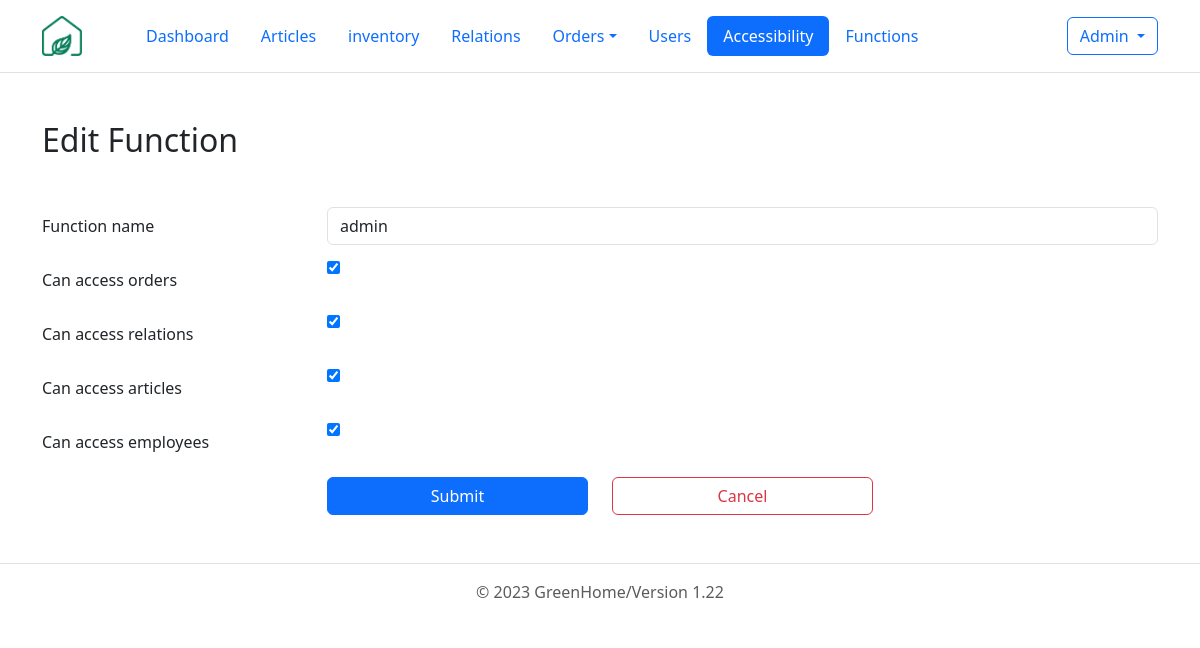
Screenshot of /php/accessibilities/GUI_accessibilityEditor.php?function_name=admin (signed in) with the database file from the repository.
### tables this page shows
CREATE TABLE accessibilities (
  function_name varchar(10) NOT NULL, 
  can_acces_orders tinyint(1) NOT NULL DEFAULT 0, 
  can_acces_relations tinyint(1) NOT NULL DEFAULT 0, 
  can_acces_articles tinyint(1) NOT NULL DEFAULT 0, 
  can_acces_employees tinyint(1) NOT NULL DEFAULT 0 
);

### php/accessibilities/GUI_accessibilityEditor.php (the view, shortened to what this page needs)
<?php
require_once '../include/db_connect.php';
$name = "";
$can_access_orders = "";
$can_access_relations = "";
$can_access_articles = "";
$can_access_employees = "";
if($_SERVER['REQUEST_METHOD'] == 'GET'){
    $function_name = $_GET["function_name"];
    $sql = "SELECT * FROM accessibilities WHERE function_name='$function_name'";
    $result = $connection->query($sql);
    $row = $result->fetch_assoc();
$name = $row["function_name"];
$can_access_orders = $row["can_acces_orders"];
$can_access_relations = $row["can_acces_relations"];
$can_access_articles = $row["can_acces_articles"];
$can_access_employees = $row["can_acces_employees"];
}
?>
<html lang="en">
  <head>
    <link href="https://cdn.jsdelivr.net/npm/bootstrap@5.3.0-alpha1/dist/css/bootstrap.min.css" rel="stylesheet">
  </head>
  <header class="p-3 mb-3 border-bottom">
    <div class="container">
      <div class="d-flex flex-wrap align-items-center justify-content-center justify-content-lg-start">
        <a href="../../dashboard.php" class="d-flex align-items-center mb-2 mb-lg-0 text-dark text-decoration-none me-5">
          <img src="../../images/logo.png" alt="company logo" srcset="" width="40" height="40">
        </a>
        <ul class="nav col-12 col-lg-auto me-lg-auto mb-2 justify-content-center mb-md-0 nav-pills">
          <li class="nav-item"><a href="../../dashboard.php" class="nav-link">Dashboard</a></li>
          <li class="nav-item"><a href="../articles/GUI_articles.php" class="nav-link" >Articles</a></li>
          <li class="nav-item"><a href="../stock/GUI_stock.php" class="nav-link" >inventory</a></li>
          <li class="nav-item"><a href="../relations/GUI_relations.php" class="nav-link " aria-current="page" >Relations</a></li>
          <li class="nav-item dropdown">
            <a class="nav-link dropdown-toggle" data-bs-toggle="dropdown" href="#" role="button" aria-expanded="false">Orders</a>
          </li>
          <li class="nav-item"><a href="../users/GUI_users.php" class="nav-link" aria-current="page">Users</a></li>
          <li class="nav-item "><a class="nav-link active" href="../accessibilities/GUI_accessibilities.php">Accessibility</a></li>
          <li class="nav-item "><a class="nav-link" href="../functions/GUI_functions.php"">Functions</a></li>
        </ul>
        <?php
          if(isset($_SESSION['user_id'])):?>
            <div class='dropdown text-end'>
              <button class="btn btn-outline-primary dropdown-toggle" type="button" data-bs-toggle="dropdown" aria-expanded="false">
              <?=$_SESSION['user_name']?>
              </button>
            </div>
          <?php else :?>
            <div class='nav-item ml-auto'>
            <a href='../users/GUI_login.php' class='btn btn-outline-primary'>Login</a>
            </div>
          <?php endif;?>
      </div>
    </div>
  </header>
  <body>
    <div class="container my-5">
      <h2 class="mb-5">Edit Function</h2>
<form method="POST" action="controller_accessibilities.php?action=edit">
        <div class="row mb-3">
          <label class="col-form-label col-sm-3">Function name</label>
          <div class="col-sm-9">
            <input type="text" class="form-control" name="name" value="<?php echo $name; ?>" required>
          </div>
        </div>
        <div class="row mb-3">
          <label class="col-form-label col-sm-3">Can access orders</label>
          <div class="col-sm-9">
            <input type="checkbox" name="can_access_orders" value="1" <?php if($can_access_orders == 1) echo "checked"; ?>>
          </div>
        </div>
        <div class="row mb-3">
          <label class="col-form-label col-sm-3">Can access relations</label>
          <div class="col-sm-9">
            <input type="checkbox" name="can_access_relations" value="1" <?php if($can_access_relations == 1) echo "checked"; ?>>
          </div>
        </div>
        <div class="row mb-3">
          <label class="col-form-label col-sm-3">Can access articles</label>
          <div class="col-sm-9">
            <input type="checkbox" name="can_access_articles" value="1" <?php if($can_access_articles == 1) echo "checked"; ?>>
          </div>
        </div>
        <div class="row mb-3">
          <label class="col-form-label col-sm-3">Can access employees</label>
          <div class="col-sm-9">
            <input type="checkbox" name="can_access_employees" value="1" <?php if($can_access_employees == 1) echo "checked"; ?>>
          </div>
        </div>
        <div class="row mb-3">
          <div class="offset-sm-3 col-sm-3 d-grid">
            <button type="submit" class="btn btn-primary">Submit</button>
          </div>
          <div class="col-sm-3 d-grid">
            <a href="GUI_accessibilities.php" class="btn btn-outline-danger" role="button">Cancel</a>
          </div>
        </div>
      </form>
    </div>
  </body>
  <?php
  require_once '..\include\footer.php'?>
</html>

### rows the page displays
accessibilities: name "admin", can_acces_orders "☑", can_acces_relations "☑", can_acces_articles "☑", can_acces_employees "☑"

### other values shown
$_SESSION['user_name'] "Admin"
